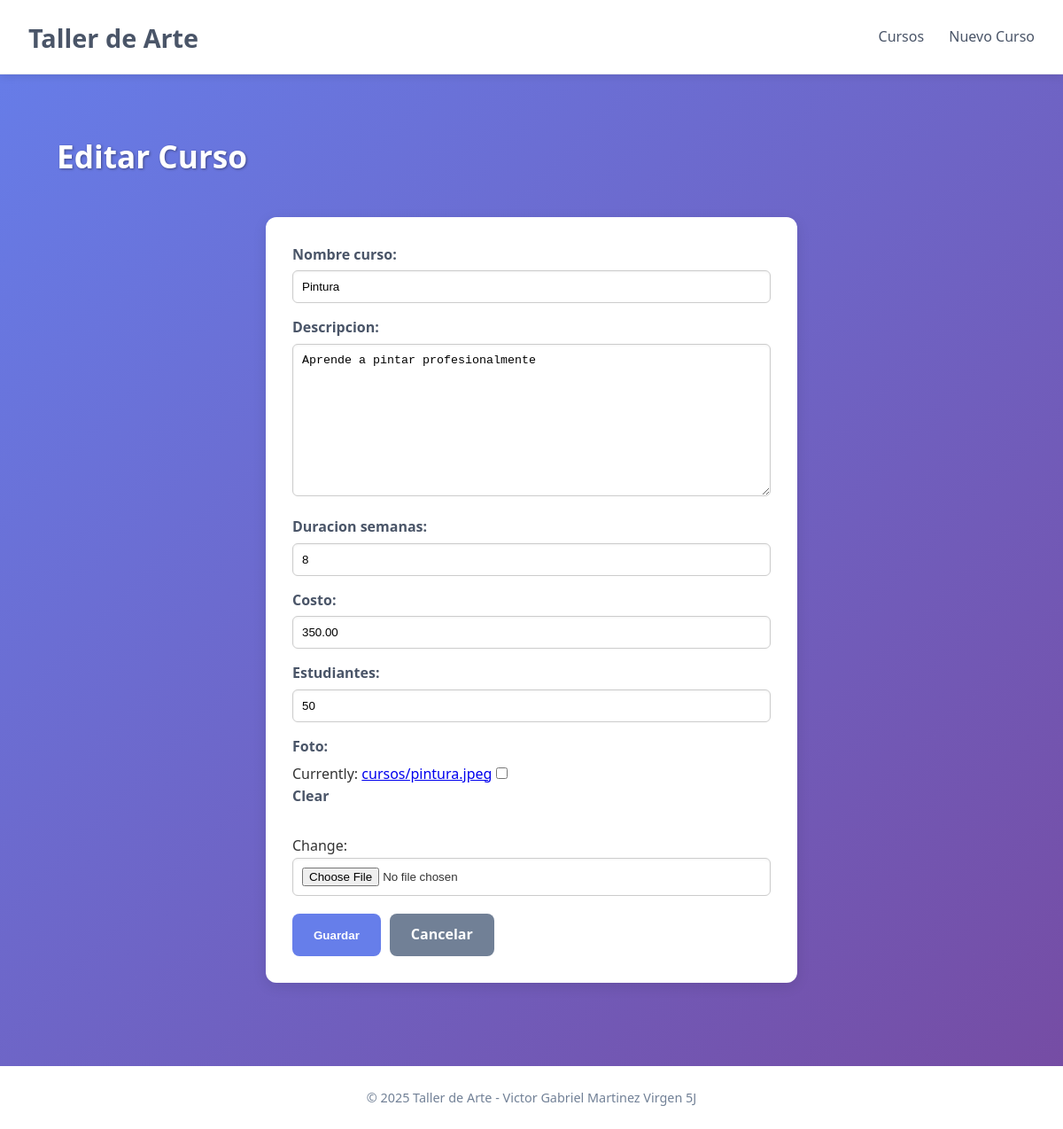
The page /editar/4/ on the database its author committed.
### app_curso/models.py (models this page shows, shortened)
class Curso(models.Model):
    nombre_curso = models.CharField(max_length=150, unique=True)
    descripcion = models.TextField()
    duracion_semanas = models.IntegerField()
    costo = models.DecimalField(max_digits=8, decimal_places=2)
    estudiantes = models.IntegerField()
    foto = models.ImageField(upload_to='cursos', null=True, blank=True)
    class Meta:
        verbose_name = "Curso"
        verbose_name_plural = "Cursos"
        ordering = ['nombre_curso']

### app_curso/views.py (the view)
# urls.py: path('editar/<int:curso_id>/', views.editar_curso, name='editar_curso'),
def editar_curso(request, curso_id):
    curso = get_object_or_404(Curso, id=curso_id)
    if request.method == 'POST':
        form = CursoForm(request.POST, request.FILES, instance=curso)
        if form.is_valid():
            form.save()
            return redirect('app_curso:detalle_curso', curso_id=curso.id)
    else:
        form = CursoForm(instance=curso)
    return render(request, 'formulario_curso.html', {'form': form, 'titulo': 'Editar Curso'})

### app_curso/forms.py
class CursoForm(forms.ModelForm):
    class Meta:
        model = Curso
        fields = ['nombre_curso', 'descripcion', 'duracion_semanas', 'costo', 'estudiantes', 'foto']

### app_curso/templates/formulario_curso.html (shortened to what this page needs)
{% extends 'base.html' %}
{% block contenido %}
<div class="main-content">
    <div class="page-header" style="border: none;">
        <h2>{{ titulo }}</h2>
    </div>
    <form method="post" enctype="multipart/form-data" class="form-styled">
        {{ form.as_p }}
        <div class="actions">
            <button type="submit" class="btn btn-primary">Guardar</button>
            <a href="{% url 'app_curso:listar_cursos' %}" class="btn btn-secondary">Cancelar</a>
        </div>
    </form>
</div>
{% endblock %}

### app_curso/static/css/styles.css (style rules this page uses)
* { margin: 0; padding: 0; box-sizing: border-box; }
body { font-family: 'Segoe UI', Tahoma, Geneva, Verdana, sans-serif; background: linear-gradient(135deg, #667eea 0%, #764ba2 100%); color: #333; line-height: 1.6; }
.main-content { flex: 1; padding: 2rem; max-width: 1200px; margin: 0 auto; width: 100%; }
.page-header { display: flex; justify-content: space-between; align-items: center; margin-bottom: 25px; border-bottom: 2px solid rgba(255, 255, 255, 0.5); padding-bottom: 10px; color: white; }
.page-header h2 { font-size: 2.5rem; font-weight: 900; color: white; text-shadow: 2px 2px 4px rgba(0, 0, 0, 0.5); }
.btn { padding: 0.7rem 1.5rem; border: none; border-radius: 8px; font-weight: 600; cursor: pointer; transition: background 0.3s; text-decoration: none; display: inline-block; }
.btn-primary { background: #667eea; color: white; }
.btn-secondary { background: #718096; color: white; }
.form-styled { background: white; padding: 30px; border-radius: 12px; box-shadow: 0 4px 15px rgba(0, 0, 0, 0.1); max-width: 600px; margin: 30px auto; }
.form-styled p { margin-bottom: 15px; padding: 0; }
.form-styled label { display: block; font-weight: 600; margin-bottom: 5px; color: #4a5568; }
.form-styled input[type="text"], .form-styled input[type="number"], .form-styled textarea, .form-styled input[type="file"] { width: 100%; padding: 10px; border: 1px solid #ccc; border-radius: 6px; box-shadow: inset 0 1px 3px rgba(0, 0, 0, 0.05); transition: border-color 0.3s; }
.form-styled .actions { display: flex; gap: 10px; margin-top: 20px; justify-content: flex-start; }
.page-header h2 { font-size: 2.2rem; font-weight: 800; color: white; text-shadow: 1px 1px 3px rgba(0, 0, 0, 0.4); }

### rows shown on the page
Curso: nombre_curso "Pintura", descripcion "Aprende a pintar profesionalmente", duracion_semanas "8", costo "350.00", estudiantes "50"

### other values the page prints
{{ titulo }} "Editar Curso"
